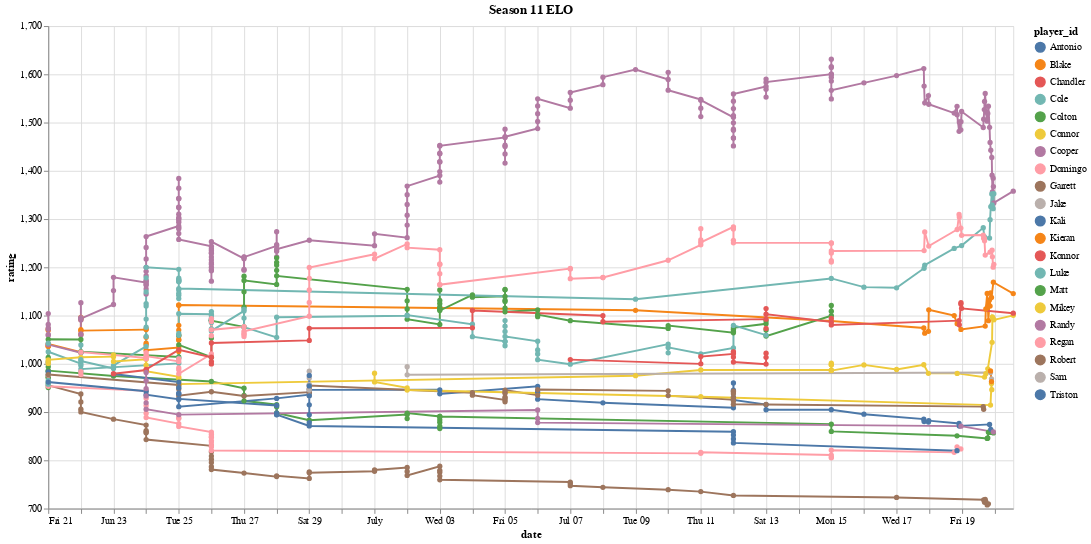

Here is the notebook cell this chart was saved with:
### Code cell
import altair as alt

track_df = tracker.get_history_df()

track_df = track_df[track_df["player_id"].isin(filter_df["player_id"])].reset_index(
    drop=True
)

alt.Chart(track_df).mark_line(point=True).encode(
    x="date:T",
    y=alt.Y("rating:Q", scale=alt.Scale(zero=False)),
    color="player_id:N",
).properties(width=1000, height=500, title="Season 11 ELO")

### Figure 1 — Vega-Lite specification as saved in the notebook (floating-point values rounded to 4 significant figures; data arrays with more than 128 entries replaced by an {"elided": "..."} marker saying what was removed)
{"config": {"view": {"continuousWidth": 300, "continuousHeight": 300}}, "data": {"name": "data-4c7101be07ebaffe219a042ffe3c6ad8"}, "mark": {"type": "line", "point": true}, "encoding": {"color": {"field": "player_id", "type": "nominal"}, "x": {"field": "date", "type": "temporal"}, "y": {"field": "rating", "scale": {"zero": false}, "type": "quantitative"}}, "height": 500, "title": "Season 11 ELO", "width": 1000, "$schema": "https://vega.github.io/schema/vega-lite/v5.17.0.json", "datasets": {"data-4c7101be07ebaffe219a042ffe3c6ad8": {"elided": "766 records"}}}
